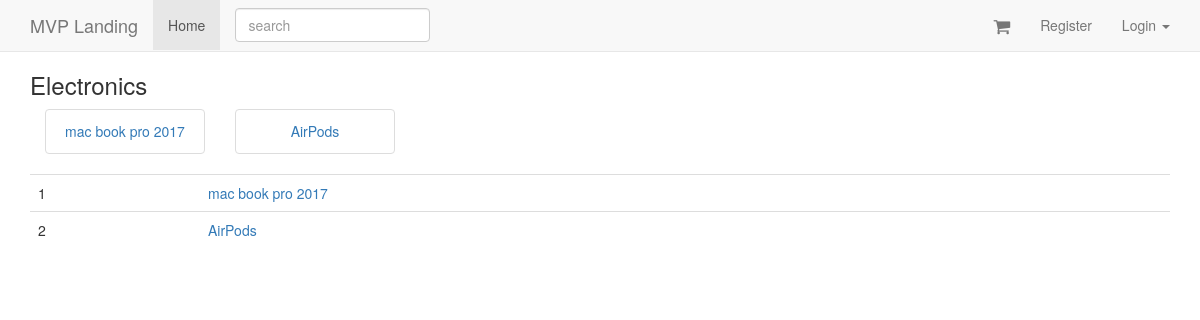
The page /categories/electronics/ on the database its author committed.
### products/models.py (models this page shows, shortened)
class Category(models.Model):
	title = models.CharField(max_length=120, unique=True)
	slug = models.SlugField(unique=True)
	description = models.TextField(null=True, blank=True)
	active = models.BooleanField(default=True)
	timestamp = models.DateTimeField(auto_now_add=True, auto_now=False)
	def __str__(self):
		return self.title
	class Meta:
		verbose_name_plural = "Categories"

class Product(models.Model):
	title = models.CharField(max_length=120)
	description = models.TextField(blank=True, null=True)
	price = models.DecimalField(decimal_places=2, max_digits=20)
	active = models.BooleanField(default=True)
	categories = models.ManyToManyField('Category', blank=True)
	default = models.ForeignKey('Category', related_name="default_category", null=True, blank=True)
	objects = ProductManager()
	class Meta:
		ordering = ["-title"]
	def get_absolute_url(self):
		return reverse("product_detail", kwargs={"pk": self.pk})
	def get_image_url(self):
		img = self.productimage_set.first()
		if img:
			return img.image.url
		return img

### products/views.py (the view)
class CategoryDetailView(DetailView):
	model = Category
	def get_context_data(self, *args, **kwargs):
		context = super().get_context_data(*args, **kwargs)
		obj = self.get_object()
		product_set = obj.product_set.all()
		default_products = obj.default_category.all()
		products = (product_set | default_products).distinct()
		context["products"] = products
		return context

### products/models.py (called while the page is built)
	def active(self):
		return self.filter(active=True)

	def get_queryset(self):
		return ProductQuerySet(self.model, using=self._db)

	def all(self):
		return self.get_queryset().active()

### products/templates/products/category_detail.html
{% extends 'base.html' %}
{% block content %}
<h3>{{ object }}</h3>
<table class="table">
	{% for object in products %}
    <div class="col-xs-2">
        {% include 'products/product_thumbnail.html' with object=object %}
    </div>
	<tr>
		<td>
			{{ forloop.counter }}
		</td>
		<td>
			<a href="{{ object.get_absolute_url }}">{{ object.title }}</a>
		</td>
	</tr>
    {% endfor %}
</table>
{% endblock %}

### products/templates/products/product_thumbnail.html (shortened to what this page needs)
<div class="thumbnail text-center">
    <h5><a href="{{ object.get_absolute_url }}">{{ object.title }}</a></h5>
</div>

### static/our_static/css/navbar-static-top.css (style rules this page uses)
body { min-height: 2000px; }

### rows shown on the page
Category: title "Electronics"
Product: title "mac book pro 2017"
Product: title "AirPods"
